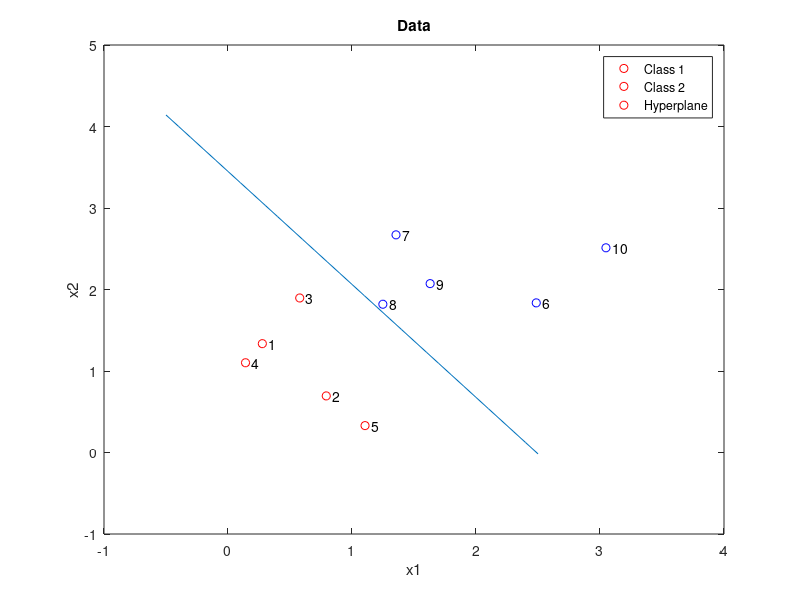

Source code (MATLAB):
function demo_perceptron
dbstop if error
rng(2);
%% Generate data from two Gaussion distribution
N = 10;
mu1 = [1,1];
mu2 = [2,2];
sigma = 0.2 * eye(2);
X = [mvnrnd(mu1,sigma,N/2);mvnrnd(mu2,sigma,N/2)];
label = [ones(N/2,1); -ones(N/2,1)];

%
figure;
hold on;
for i = 1:N
    if label(i) == 1
        linetype = 'ro';
    else
        linetype = 'bo';
    end
    plot(X(i,1), X(i,2), linetype);
    text(X(i,1)+0.05, X(i,2), num2str(i));
end
hold off;
box on;
title('Data');
xlabel('x1');
ylabel('x2');


%% Perceptron
eta = 0.1;
w = randn(2,1);
b = 0;
iter = 200;

% train
for i = 1:iter
    y = label .* (X*w + b);
    idx = find(y <= 0);
    if ~isempty(idx)
        j = randsample(idx,1);
        w = w + eta * label(j) * X(j,:)';
        b = b + eta * label(j);
    else
        break;
    end
    
    %% the code of this section for observing the change of hyperplan
%     figure;
%     hold on;
%     for k = 1:N
%         if label(k) == 1
%             linetype = 'ro';
%         else
%             linetype = 'bo';
%         end
%         plot(X(k,1), X(k,2), linetype);
%         text(X(k,1)+0.05, X(k,2), num2str(k));
%     end
%     t = -0.5:0.1:2.5;
%     plot(t,(-b-w(1)*t)/w(2));
%     hold off;
%     box on;
%     title('Data');
%     xlabel('x1');
%     ylabel('x2');
    
end

% test
pre_label = sign(X*w+b);
accuracy = mean(sum(pre_label == label));

% Plot
hold on;
t = -0.5:0.1:2.5;
plot(t,(-b-w(1)*t)/w(2));
hold off;
legend('Class 1', 'Class 2','Hyperplane');
end